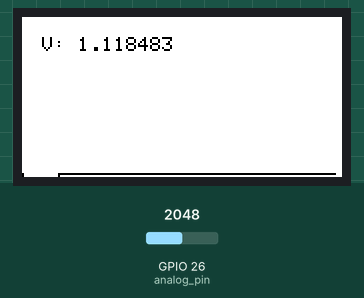
Simulated run of this sketch. Board: ESP32. Parts: 160×80 colour display. Inputs (shaded band) come from the test bench; at power-on: GPIO 26 (analog_pin) = 2048. What the sketch prints to the serial monitor is not drawn.

Above: at 1.3 s.
1.4 s: GPIO 26 (analog_pin) set to 2866
At 1.65 s:
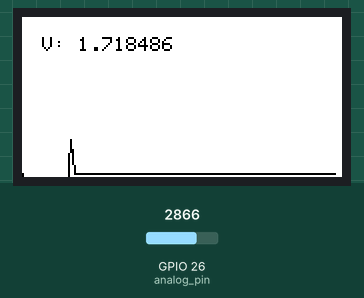
3.0 s: GPIO 26 (analog_pin) set to 3603
At 3.25 s:
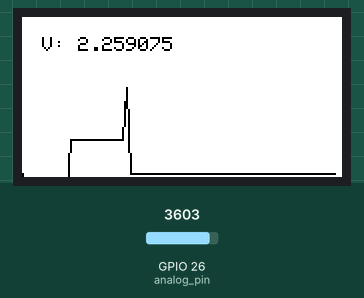
4.6 s: GPIO 26 (analog_pin) set to 4095
At 4.85 s:
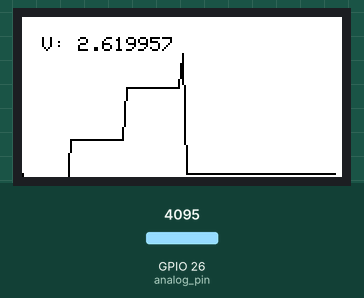
Timing chart, 0 to 7.6 s (numbered marks = the images above; inputs shaded):
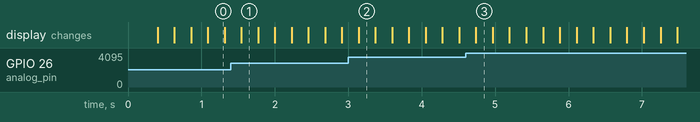

The sketch:

PIA_circuitos.ino
```cpp
/*

--------No te confundas wooey------
-------Mis botas son  saint laurant wooey-----

*/


//Librerias para poder usar codigo de C
#include <stdio.h>
#include <stdlib.h>
#include <math.h>

//Librerias para controlar la pantalla
#include <Adafruit_ST7735.h>
#include <Adafruit_GFX.h>
#include <SPI.h>
#include <Wire.h>

#define TFT_CS         14
#define TFT_RST        32
#define TFT_DC         15

//Definimos las macros de los colores
#define BLACK   0xFFFF
#define WHITE   0x0000
#define BLUE    0x07FF
#define RED     0xFFE0
#define GREEN   0xF81F
#define CYAN    0xFFE0
#define MAGENTA 0x07E0
#define YELLOW  0xF800
#define ORANGE  0xFE00
#define POISON  0x68FF

//Creamos el objeto display que contiene las funciones para la pantalla
Adafruit_ST7735 display(TFT_CS,TFT_DC,TFT_RST);

//Variables para la lectura del voltaje
int val = 0; //Valor que sera medido en el loop
int analog_pin = 26; //Pin del esp32

//Puntero donde vamos a guardar las lecturas
int* points = (int*)calloc(80,sizeof(int));
int num = 1; //Cuenta que tan lleno esta el puntero

float w = 7.335e-4; //Factor de peso para calcular el voltaje

void setup() {
  Serial.begin(9600); //Comunicacion con el pc

  //Inicializamos la pantalla
  display.initR(INITR_MINI160x80);
  display.fillScreen(BLACK);
  display.setRotation(3);
  display.fillScreen(BLACK);
  display.setTextColor(WHITE);

}

void loop() {
  val = analogRead(analog_pin); //Tomamos la lectura del pin analogico
  int conv = (int)(60*(val-2350)/1745); //Ajuste del punto para graficar
  float voltaje = w*((float)val-2350.0)+1.34; //Calculamos el voltaje

  //Preparamos el texto que sera mostrado en la pantalla
  char text[20];
  sprintf(text,"V: %f",voltaje);

  //Aqui añadimos y modificamos el puntero
  if(num<80){
    //Si el buffer no esta lleno entonces le podemos añadir el siguiente elemento de las lecturas
    num+=1;
    points[num] = conv;
  }
  else{
    //En caso de que el buffer este lleno vamos a desplazar los numeros para poder añadir la siguiente lectura
    //Ejemplo: Buffer: [1,2,3,4], Val: 5 ---> [2,3,4,5] Buffer desplazado
    for(int i=1;i<80;i++){
      points[i-1] = points[i];
    }
    points[num-1]=conv;
  }
  Serial.println(val);
  delay(100); //Dejamos 100 milisegundos entre lecturas

  if(num>0){
    //Mostramos la informacion del buffer en la pantalla
    display.fillScreen(BLACK);
    display.setCursor(10,10);
    display.print(text);
    for(int i=1;i<79;i++){
      display.drawLine(2*(i-1),78-points[i],2*i,78-points[i+1],WHITE);
    }
  }

}
```
